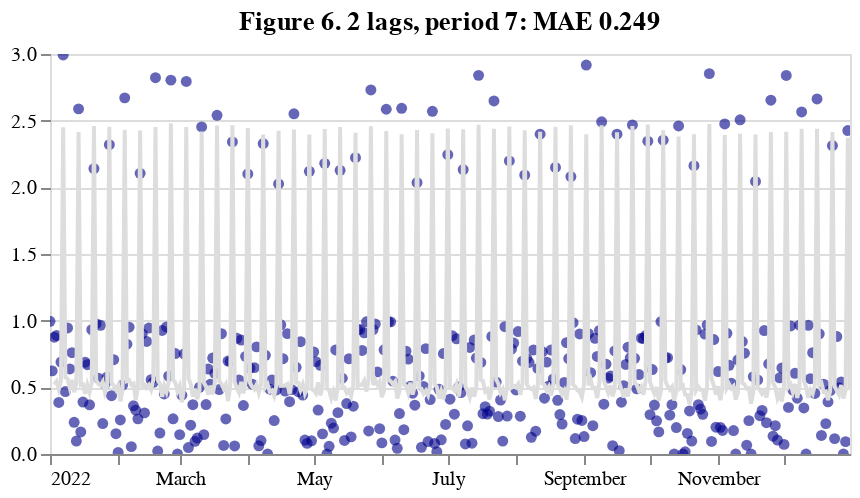

The notebook cell this image was saved under:
### Code cell
stage6

### Figure 1 — Vega-Lite specification as saved in the notebook (floating-point values rounded to 4 significant figures; data arrays with more than 128 entries replaced by an {"elided": "..."} marker saying what was removed)
{"config": {"view": {"continuousWidth": 400, "continuousHeight": 300}}, "layer": [{"mark": {"type": "circle", "color": "darkblue", "opacity": 0.6}, "encoding": {"tooltip": {"type": "temporal", "field": "t"}, "x": {"type": "temporal", "axis": {"grid": false, "ticks": true}, "field": "t", "title": ""}, "y": {"type": "quantitative", "axis": {"domain": false, "grid": true, "ticks": true}, "field": "y", "scale": {"zero": false}, "title": ""}}, "height": 200, "selection": {"selector007": {"type": "interval", "bind": "scales"}}, "title": "", "width": 400}, {"mark": {"type": "line", "color": "t"}, "encoding": {"x": {"type": "temporal", "axis": {"grid": false, "ticks": true}, "field": "t", "title": ""}, "y": {"type": "quantitative", "axis": {"domain": false, "grid": true, "ticks": true}, "field": "y_hat", "scale": {"zero": false}, "title": ""}}, "height": 200, "title": "Figure 6. 2 lags, period 7: MAE 0.249", "width": 400}], "data": {"name": "data-1edab9b9528deb35d60fad507d750db6"}, "$schema": "https://vega.github.io/schema/vega-lite/v4.8.1.json", "datasets": {"data-1edab9b9528deb35d60fad507d750db6": {"elided": "365 records"}}}
